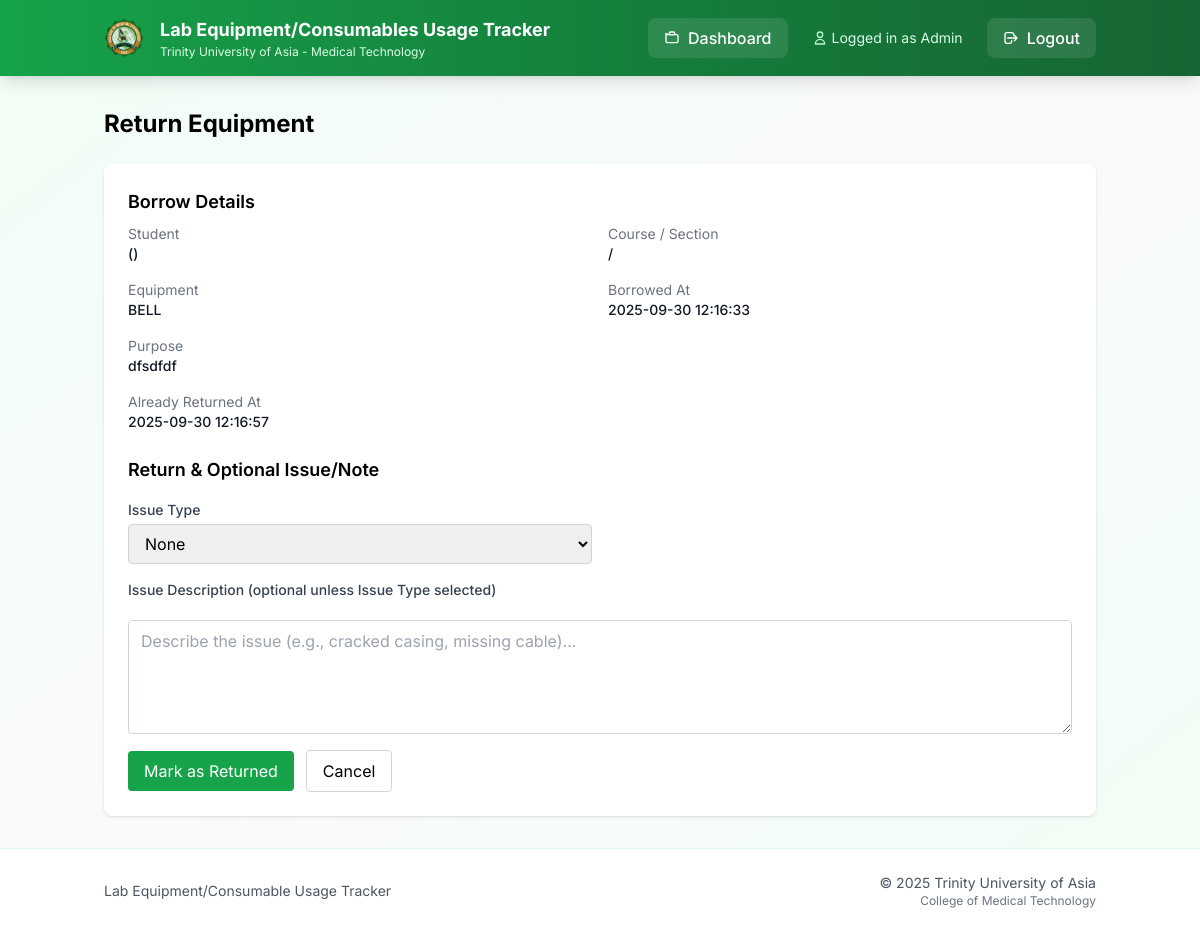
The page /equipment/return/1 (signed in) on the database as committed earlier.
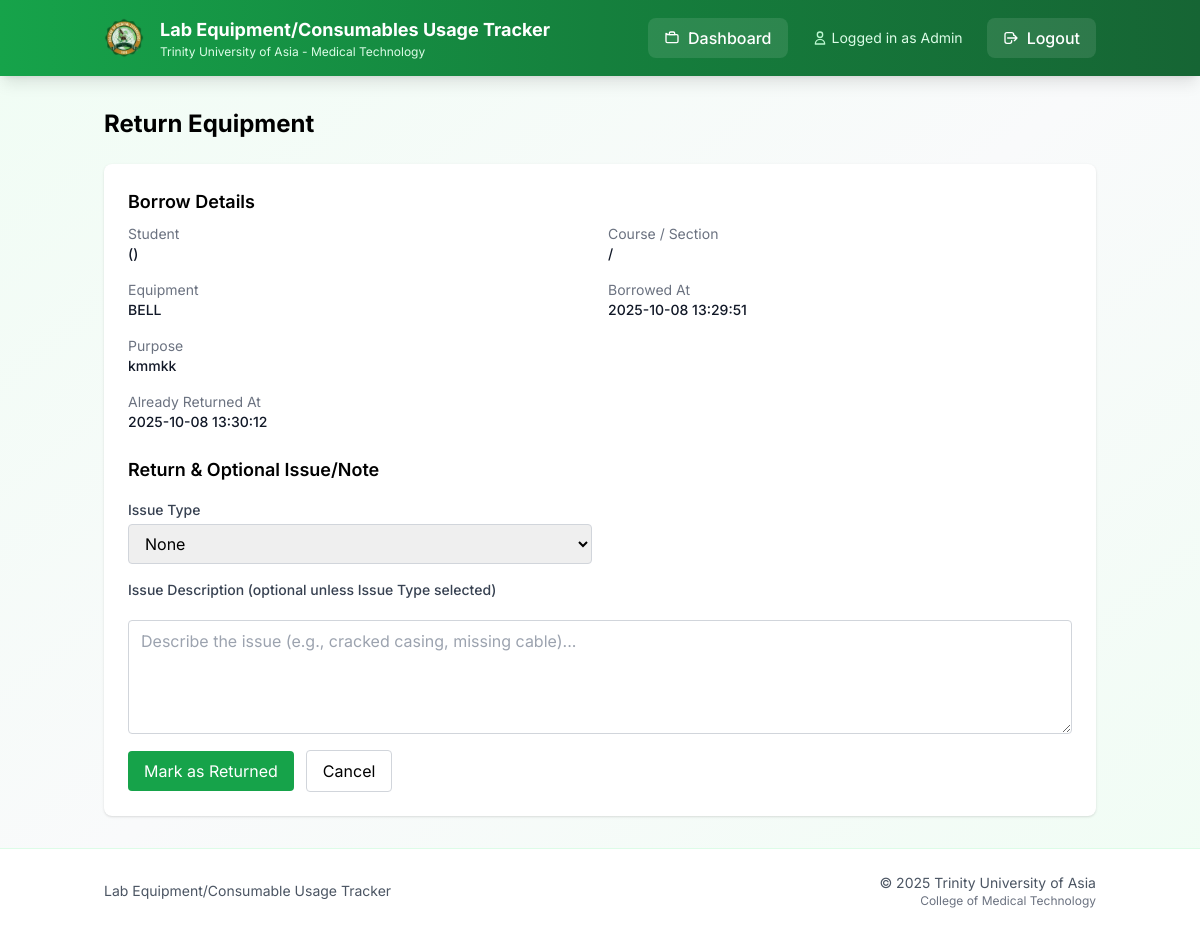
The same page on the database as committed later.
### models.py (models this page shows)
class BorrowLog(db.Model):
    id = db.Column(db.Integer, primary_key=True)
    borrower_name = db.Column(db.String(100), nullable=False)
    borrower_type = db.Column(db.String(20), nullable=False)  # 'student' or 'faculty'
    section_course = db.Column(db.String(150), nullable=False)  # Combined section + course
    purpose = db.Column(db.Text, nullable=False)
    equipment_id = db.Column(db.Integer, db.ForeignKey('equipment.id'))
    quantity_borrowed = db.Column(db.Integer, default=1, nullable=False)
    borrowed_at = db.Column(db.DateTime, default=db.func.current_timestamp())
    returned_at = db.Column(db.DateTime, nullable=True)
    equipment = db.relationship('Equipment', backref='borrow_logs')

### app.py (the view, shortened to what this page needs)
@app.route('/equipment/return/<int:borrow_id>', methods=['GET', 'POST'])
def return_equipment(borrow_id):
    if session.get('role') not in ['admin', 'tech']:
        return redirect(url_for('dashboard'))
    log = BorrowLog.query.get_or_404(borrow_id)
    return render_template('return_equipment.html', log=log)

### templates/return_equipment.html (shortened to what this page needs)
{% extends "base.html" %}
{% block content %}
<h1 class="text-2xl font-bold mb-6">Return Equipment</h1>
<div class="bg-white rounded-lg shadow p-6 space-y-6">
  <div>
    <h2 class="text-lg font-semibold mb-2">Borrow Details</h2>
    <div class="grid grid-cols-1 md:grid-cols-2 gap-4 text-sm">
      <div>
        <div class="text-gray-500">Student</div>
        <div class="font-medium text-gray-900">{{ log.student_name }} ({{ log.student_number }})</div>
      </div>
      <div>
        <div class="text-gray-500">Course / Section</div>
        <div class="font-medium text-gray-900">{{ log.course }} / {{ log.section }}</div>
      </div>
      <div>
        <div class="text-gray-500">Equipment</div>
        <div class="font-medium text-gray-900">{{ log.equipment.description if log.equipment else '—' }}</div>
      </div>
      <div>
        <div class="text-gray-500">Borrowed At</div>
        <div class="font-medium text-gray-900">{{ log.borrowed_at }}</div>
      </div>
      <div class="md:col-span-2">
        <div class="text-gray-500">Purpose</div>
        <div class="font-medium text-gray-900">{{ log.purpose }}</div>
      </div>
      {% if log.returned_at %}
      <div class="md:col-span-2">
        <div class="text-gray-500">Already Returned At</div>
        <div class="font-medium text-gray-900">{{ log.returned_at }}</div>
      </div>
      {% endif %}
    </div>
  </div>
  <form method="POST" class="space-y-4">
    <h2 class="text-lg font-semibold">Return & Optional Issue/Note</h2>
    <div class="grid grid-cols-1 md:grid-cols-2 gap-4">
      <div>
        <label for="note_type" class="block text-sm font-medium text-gray-700">Issue Type</label>
        <select id="note_type" name="note_type" class="mt-1 block w-full border border-gray-300 rounded px-3 py-2">
          <option value="none" selected>None</option>
        </select>
      </div>
      <div class="md:col-span-2">
        <label for="description" class="block text-sm font-medium text-gray-700">Issue Description (optional unless Issue Type selected)</label>
      </div>
      <div class="md:col-span-2">
        <textarea id="description" name="description" rows="4" class="mt-1 block w-full border border-gray-300 rounded px-3 py-2" placeholder="Describe the issue (e.g., cracked casing, missing cable)..."></textarea>
      </div>
    </div>
    <div class="flex items-center gap-3">
      <button type="submit" class="bg-green-600 text-white px-4 py-2 rounded hover:bg-green-700">Mark as Returned</button>
      <a href="{{ url_for('history') }}" class="px-4 py-2 rounded border border-gray-300 hover:bg-gray-50">Cancel</a>
    </div>
  </form>
</div>
{% endblock %}

Rows that differ between the two databases and show on the page:
changed BorrowLog: borrowed_at "2025-09-30 12:16:33" → "2025-10-08 13:29:51"; purpose "dfsdfdf" → "kmmkk"; returned_at "2025-09-30 12:16:57" → "2025-10-08 13:30:12"
